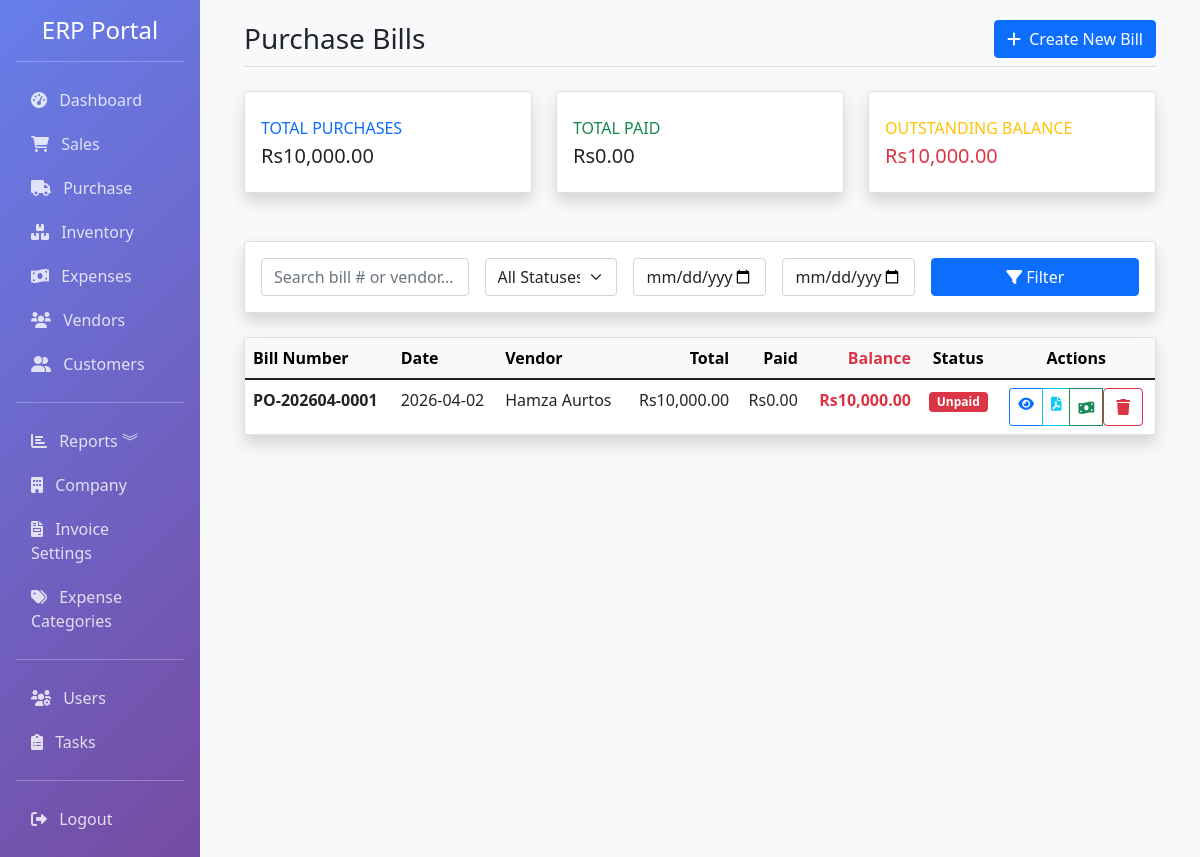
Before: /purchase/bills (signed in) with the older database file.
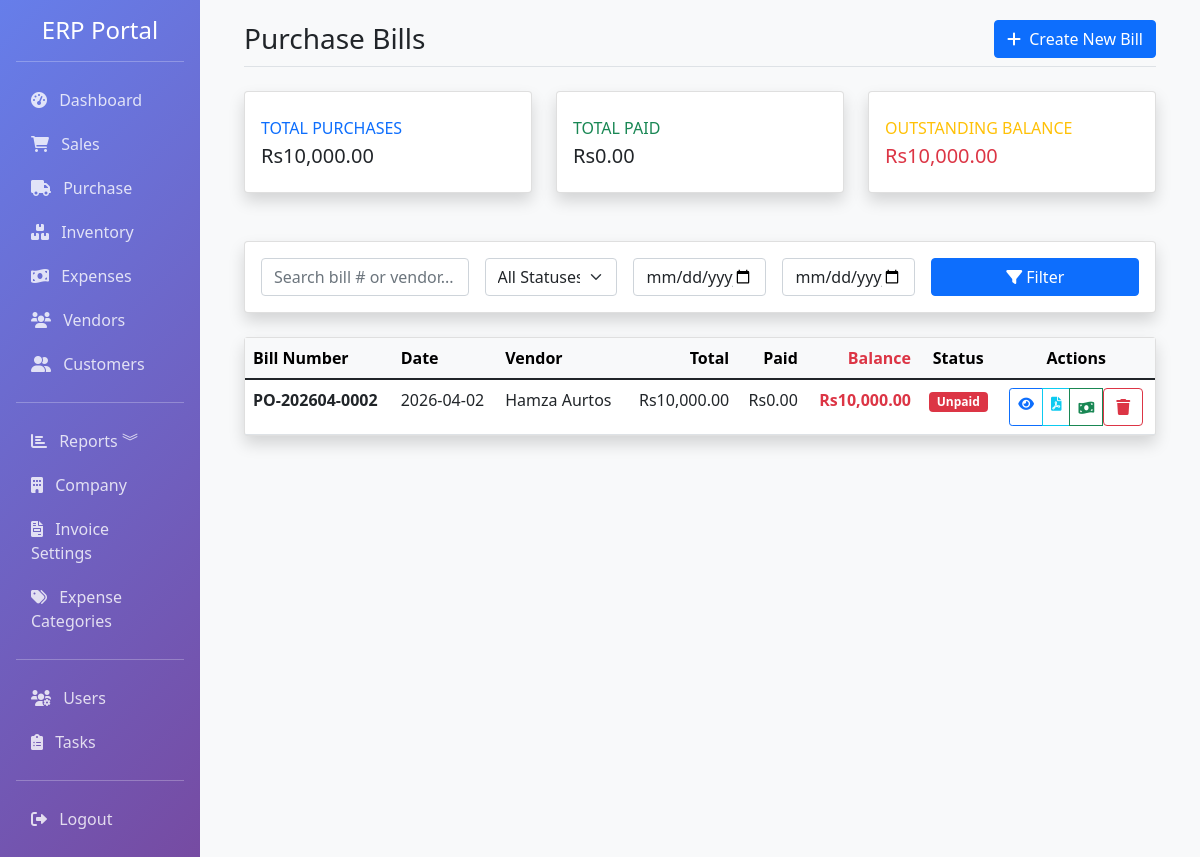
After: the same page with the newer database file.
### app/models.py (models this page shows, shortened)
class PurchaseBill(db.Model):
    __tablename__ = 'purchase_bills'
    id = db.Column(db.Integer, primary_key=True)
    bill_number = db.Column(db.String(50), unique=True, nullable=False, index=True)
    vendor_id = db.Column(db.Integer, db.ForeignKey('vendors.id'), nullable=False, index=True)
    date = db.Column(db.DateTime, default=datetime.utcnow, index=True)
    due_date = db.Column(db.DateTime)
    currency_id = db.Column(db.Integer, db.ForeignKey('currencies.id'), nullable=True)
    exchange_rate = db.Column(db.Float, default=1)
    subtotal = db.Column(db.Float, default=0)
    tax_rate = db.Column(db.Float, default=10)
    tax = db.Column(db.Float, default=0)
    discount_type = db.Column(db.String(10), default='fixed')
    discount = db.Column(db.Float, default=0)
    shipping_charge = db.Column(db.Float, default=0)
    total = db.Column(db.Float, default=0)
    status = db.Column(Enum('paid', 'unpaid', 'partial', name='payment_status'), default='unpaid', index=True)
    paid_amount = db.Column(db.Float, default=0)
    notes = db.Column(db.Text)
    created_by = db.Column(db.Integer, db.ForeignKey('users.id'))
    created_at = db.Column(db.DateTime, default=datetime.utcnow)
    updated_at = db.Column(db.DateTime, default=datetime.utcnow, onupdate=datetime.utcnow)
    items = db.relationship('PurchaseItem', backref='bill', lazy=True, cascade='all, delete-orphan')
    currency = db.relationship('Currency', backref='purchase_bills', lazy=True)
    @property
    def balance_due(self):
        return self.total - self.paid_amount

class Vendor(db.Model):
    __tablename__ = 'vendors'
    id = db.Column(db.Integer, primary_key=True)
    name = db.Column(db.String(100), nullable=False, index=True)
    email = db.Column(db.String(120), index=True)
    phone = db.Column(db.String(20))
    address = db.Column(db.Text)
    gst_number = db.Column(db.String(20), index=True)
    pan_number = db.Column(db.String(20))
    contact_person = db.Column(db.String(100))
    payment_terms = db.Column(db.Integer, default=30)  # Days
    credit_limit = db.Column(db.Float, default=0)
    is_active = db.Column(db.Boolean, default=True)
    created_at = db.Column(db.DateTime, default=datetime.utcnow)
    updated_at = db.Column(db.DateTime, default=datetime.utcnow, onupdate=datetime.utcnow)
    bills = db.relationship('PurchaseBill', backref='vendor', lazy=True, cascade='all, delete-orphan')

### app/routes/purchase.py (the view)
@bp.route('/bills')
@login_required
def bills():
    status = request.args.get('status', 'all')
    from_date = request.args.get('from_date')
    to_date = request.args.get('to_date')
    search = request.args.get('search', '')
    query = PurchaseBill.query
    if status != 'all':
        query = query.filter(PurchaseBill.status == status)
    if from_date:
        try:
            query = query.filter(PurchaseBill.date >= datetime.strptime(from_date, '%Y-%m-%d'))
        except ValueError:
            pass
    if to_date:
        try:
            to_date_dt = datetime.strptime(to_date, '%Y-%m-%d').replace(hour=23, minute=59, second=59)
            query = query.filter(PurchaseBill.date <= to_date_dt)
        except ValueError:
            pass
    if search:
        query = query.join(Vendor).filter(
            (PurchaseBill.bill_number.ilike(f'%{search}%')) |
            (Vendor.name.ilike(f'%{search}%'))
        )
    bills = query.order_by(PurchaseBill.date.desc()).all()
    total_amount = sum(bill.total for bill in bills)
    total_paid = sum(bill.paid_amount for bill in bills)
    total_balance = sum(bill.balance_due for bill in bills)
    return render_template('purchase/bills.html',
                         bills=bills,
                         current_status=status,
                         from_date=from_date,
                         to_date=to_date,
                         search=search,
                         total_amount=total_amount,
                         total_paid=total_paid,
                         total_balance=total_balance)

### app/models.py (called while the page is built)
    @property
    def is_admin(self):
        return self.role == 'admin'

### app/templates/purchase/bills.html (shortened to what this page needs)
{% extends "base.html" %}
{% block content %}
<div class="container-fluid list-page">
    <div class="d-flex justify-content-between align-items-center mb-4 border-bottom pb-2">
        <h2 class="h3 mb-0 text-gray-800">Purchase Bills</h2>
        <a href="{{ url_for('purchase.create_bill') }}" class="btn btn-primary">
            <i class="fas fa-plus me-1"></i> Create New Bill
        </a>
    </div>
    <div class="row mb-4">
        <div class="col-xl-4 col-md-6 mb-4">
            <div class="card border-left-primary shadow h-100 py-2">
                <div class="card-body">
                    <div class="text-xs font-weight-bold text-primary text-uppercase mb-1">Total Purchases</div>
                    <div class="h5 mb-0 font-weight-bold text-gray-800">Rs{{ "{:,.2f}".format(total_amount) }}</div>
                </div>
            </div>
        </div>
        <div class="col-xl-4 col-md-6 mb-4">
            <div class="card border-left-success shadow h-100 py-2">
                <div class="card-body">
                    <div class="text-xs font-weight-bold text-success text-uppercase mb-1">Total Paid</div>
                    <div class="h5 mb-0 font-weight-bold text-gray-800">Rs{{ "{:,.2f}".format(total_paid) }}</div>
                </div>
            </div>
        </div>
        <div class="col-xl-4 col-md-6 mb-4">
            <div class="card border-left-warning shadow h-100 py-2">
                <div class="card-body">
                    <div class="text-xs font-weight-bold text-warning text-uppercase mb-1">Outstanding Balance</div>
                    <div class="h5 mb-0 font-weight-bold text-gray-800 text-danger">Rs{{ "{:,.2f}".format(total_balance) }}</div>
                </div>
            </div>
        </div>
    </div>
    <div class="card shadow mb-4">
        <div class="card-body">
            <form method="GET" action="{{ url_for('purchase.bills') }}" class="row g-3">
                <div class="col-md-3">
                    <input type="text" name="search" class="form-control" placeholder="Search bill # or vendor..." value="{{ search }}">
                </div>
                <div class="col-md-2">
                    <select name="status" class="form-select">
                        <option value="all" {% if current_status == 'all' %}selected{% endif %}>All Statuses</option>
                    </select>
                </div>
                <div class="col-md-2">
                    <input type="date" name="from_date" class="form-control" value="{{ from_date }}" title="From Date">
                </div>
                <div class="col-md-2">
                    <input type="date" name="to_date" class="form-control" value="{{ to_date }}" title="To Date">
                </div>
                <div class="col-md-3">
                    <button type="submit" class="btn btn-primary w-100"><i class="fas fa-filter"></i> Filter</button>
                </div>
            </form>
        </div>
    </div>
    <div class="card shadow mb-4">
        <div class="card-body p-0">
            <table class="table table-hover mb-0">
                <thead class="table-light">
                    <tr>
                        <th>Bill Number</th>
                        <th>Date</th>
                        <th>Vendor</th>
                        <th class="text-end">Total</th>
                        <th class="text-end">Paid</th>
                        <th class="text-end text-danger">Balance</th>
                        <th class="text-center">Status</th>
                        <th class="text-center">Actions</th>
                    </tr>
                </thead>
                <tbody>
                    {% for bill in bills %}
                    <tr>
                        <td class="fw-bold">{{ bill.bill_number }}</td>
                        <td>{{ bill.date.strftime('%Y-%m-%d') }}</td>
                        <td>{{ bill.vendor.name }}</td>
                        <td class="text-end">Rs{{ "{:,.2f}".format(bill.total) }}</td>
                        <td class="text-end">Rs{{ "{:,.2f}".format(bill.paid_amount) }}</td>
                        <td class="text-end text-danger fw-bold">Rs{{ "{:,.2f}".format(bill.balance_due) }}</td>
                        <td class="text-center">
                            <span class="badge {% if bill.status == 'paid' %}bg-success{% elif bill.status == 'unpaid' %}bg-danger{% else %}bg-warning{% endif %}">
                                {{ bill.status|capitalize }}
                            </span>
                        </td>
                        <td class="text-center">
                            <div class="btn-group btn-group-sm">
                                <a href="{{ url_for('purchase.bill_detail', id=bill.id) }}" class="btn btn-outline-primary" title="View"><i class="fas fa-eye"></i></a>
                                <a href="{{ url_for('purchase.bill_pdf', id=bill.id) }}" class="btn btn-outline-info" title="PDF"><i class="fas fa-file-pdf"></i></a>
                                {% if bill.status != 'paid' %}
                                <button type="button" class="btn btn-outline-success" data-bs-toggle="modal" data-bs-target="#payModal{{ bill.id }}" title="Pay Bill">
                                    <i class="fas fa-money-bill-wave"></i>
                                </button>
                                {% endif %}
                                <form action="{{ url_for('purchase.delete_bill', id=bill.id) }}" method="POST" class="d-inline" onsubmit="return confirm('Delete this bill? This will decrease product stock.');">
                                    <button type="submit" class="btn btn-outline-danger" title="Delete"><i class="fas fa-trash"></i></button>
                                </form>
                            </div>
                        </td>
                    </tr>
                    {% else %}
                    <tr>
                        <td colspan="8" class="text-center py-4 text-muted">No purchase bills found.</td>
                    </tr>
                    {% endfor %}
                </tbody>
            </table>
        </div>
    </div>
</div>
{% endblock %}

### app/templates/base.html (shortened to what this page needs)
<!DOCTYPE html>
<html lang="en">
<head>
    <link href="https://cdn.jsdelivr.net/npm/bootstrap@5.1.3/dist/css/bootstrap.min.css" rel="stylesheet">
    <link rel="stylesheet" href="https://cdnjs.cloudflare.com/ajax/libs/font-awesome/6.0.0/css/all.min.css">
</head>
<body>
    <div class="container-fluid">
        <div class="row">
            <div class="col-md-2 p-0 sidebar d-none d-md-block">
                <div class="p-3">
                    <h4 class="text-center">ERP Portal</h4>
                    <hr class="bg-white">
                    <nav class="nav flex-column">
                        <a class="nav-link" href="{{ url_for('dashboard.index') }}">
                            <i class="fas fa-tachometer-alt me-2"></i> Dashboard
                        </a>
                        {% if current_user.is_admin or current_user.can_view_sales %}
                        <a class="nav-link" href="{{ url_for('sales.invoices') }}">
                            <i class="fas fa-shopping-cart me-2"></i> Sales
                        </a>
                        {% endif %}
                        {% if current_user.is_admin or current_user.can_view_purchases %}
                        <a class="nav-link" href="{{ url_for('purchase.bills') }}">
                            <i class="fas fa-truck me-2"></i> Purchase
                        </a>
                        {% endif %}
                        {% if current_user.is_admin or current_user.can_view_inventory %}
                        <a class="nav-link" href="{{ url_for('inventory.products') }}">
                            <i class="fas fa-boxes me-2"></i> Inventory
                        </a>
                        {% endif %}
                        {% if current_user.is_admin or current_user.can_view_expenses %}
                        <a class="nav-link" href="{{ url_for('accounting.expenses') }}">
                            <i class="fas fa-money-bill-wave me-2"></i> Expenses
                        </a>
                        {% endif %}
                        {% if current_user.is_admin or current_user.can_view_vendors %}
                        <a class="nav-link" href="{{ url_for('purchase.vendors') }}">
                            <i class="fas fa-users me-2"></i> Vendors
                        </a>
                        {% endif %}
                        {% if current_user.is_admin or current_user.can_view_customers %}
                        <a class="nav-link" href="{{ url_for('sales.customers') }}">
                            <i class="fas fa-user-friends me-2"></i> Customers
                        </a>
                        {% endif %}
                        <hr class="bg-white">
                        {% if current_user.is_admin or current_user.can_view_reports %}
                        <a class="nav-link" data-bs-toggle="collapse" href="#reportsSubmenu" role="button"
                            aria-expanded="false" aria-controls="reportsSubmenu">
                            <i class="fas fa-chart-bar me-2"></i> Reports ︾
                        </a>
                        {% endif %}
                        {% if current_user.is_admin or current_user.can_view_settings %}
                        <a class="nav-link" href="{{ url_for('sales.company_settings') }}">
                            <i class="fas fa-building me-2"></i> Company
                        </a>
                        <a class="nav-link" href="{{ url_for('sales.invoice_settings') }}">
                            <i class="fas fa-file-invoice me-2"></i> Invoice Settings
                        </a>
                        <a class="nav-link" href="{{ url_for('accounting.expense_categories') }}">
                            <i class="fas fa-tags me-2"></i> Expense Categories
                        </a>
                        <hr class="bg-white">
                        {% endif %}
                        {% if current_user.is_admin %}
                        <a class="nav-link" href="{{ url_for('users.list_users') }}">
                            <i class="fas fa-users-cog me-2"></i> Users
                        </a>
                        {% endif %}
                        <a class="nav-link" href="{{ url_for('users.list_tasks') }}">
                            <i class="fas fa-clipboard-list me-2"></i> Tasks
                        </a>
                        <hr class="bg-white">
                        <a class="nav-link" href="{{ url_for('auth.logout') }}">
                            <i class="fas fa-sign-out-alt me-2"></i> Logout
                        </a>
                    </nav>
                </div>
            </div>
            <div class="col-md-10 col-12 main-content">
                {% block content %}{% endblock %}
            </div>
        </div>
    </div>
</body>
</html>

### app/templates/base.html (style rules this page uses)
.sidebar { min-height: 100vh; background: linear-gradient(135deg, #667eea 0%, #764ba2 100%); color: white; }
.sidebar a { color: rgba(255, 255, 255, 0.8); text-decoration: none; padding: 10px 15px; display: block; transition: all 0.3s; }
.main-content { padding: 20px; background: #f8f9fa; min-height: 100vh; }

Changed rows visible on the page:
removed PurchaseBill: bill_number "PO-202604-0001", date "2026-04-02", vendor.name "Hamza Aurtos", total "10,000.00", paid_amount "0.00", balance_due "10,000.00", status "Unpaid"
added PurchaseBill: bill_number "PO-202604-0002", date "2026-04-02", vendor.name "Hamza Aurtos", total "10,000.00", paid_amount "0.00", balance_due "10,000.00", status "Unpaid"
